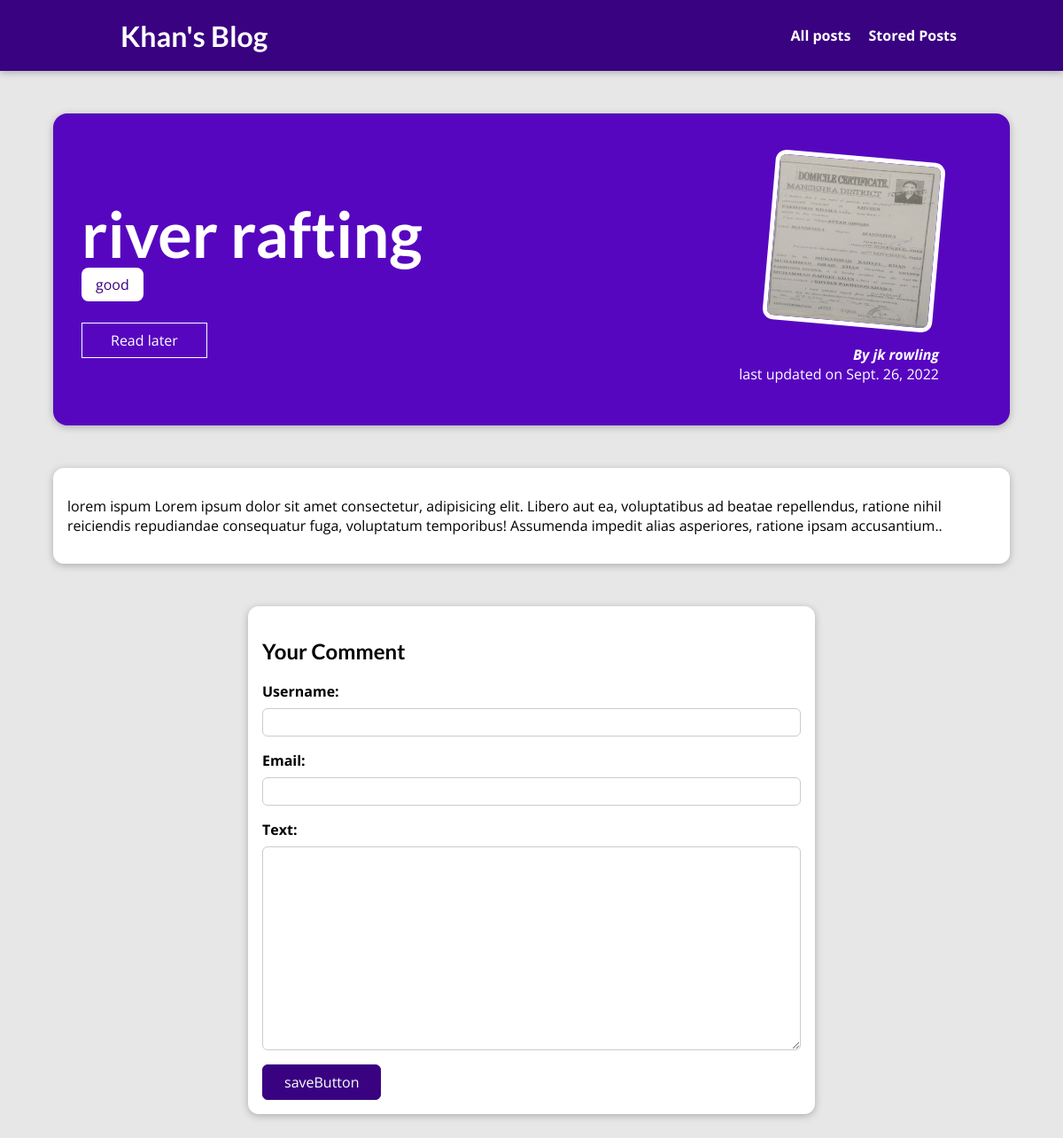
The page /blog/posts/river-rafting on the database its author committed.
### blog/models.py (models this page shows, shortened)
class Post(models.Model):
    title=models.CharField(max_length=100)
    excerpt=models.CharField(max_length=200)
    image= models.ImageField(upload_to ="posts", null= True)
    date=models.DateField(auto_now=True)
    slug= models.SlugField(unique=True,db_index=True)
    content=models.TextField(validators=[MinLengthValidator(10)])
    author= models.ForeignKey(Author, on_delete=models.SET_NULL, null=True, related_name='posts')
    tag=models.ManyToManyField(Tag)

class Tag(models.Model):
    caption=models.CharField(max_length=100)

class Author(models.Model):
    first_Name= models.CharField(max_length=30)
    last_name= models.CharField(max_length=30)
    email_adress=models.EmailField()
    def full_name(self):
        return f" {self.first_Name} {self.last_name}"
    def __str__(self):
        return self.full_name()

### blog/views.py (the view, shortened to what this page needs)
# urls.py: path("posts/<slug:slug>",views.PostDetail.as_view(),name="posts-detail"),
class PostDetail(View):
    def is_stored_post(self ,request,post_id ):
        stored_post= request.session.get("stored_post")
        if stored_post is not None:
            is_savedfor_later= post_id in stored_post
        else:
            is_savedfor_later=False
        return is_savedfor_later
    def get(self, request, slug):
        post= Post.objects.get(slug= slug)
        context={
            "post":post,
            "post_tags":post.tag.all(),
            "comment_form": CommentForm(),
            "savedforlater": self.is_stored_post(request, post.id)
        }
        return render(request, "blog/post-detail.html",context)

### blog/forms.py
class CommentForm(forms.ModelForm):
    class Meta:
        model=Comment
        exclude=["post"]
        label={
            "user":"your name",
            "email":"your email",
            "text":"YOUR COMMENT"
        }

### blog/templates/blog/post-detail.html (shortened to what this page needs)
{% extends 'base.html' %}
{%load static%}
 {%block css_files%}
  <link rel= "stylesheet" href="{% static "blog/post-detail.css" %}"/>
 {%endblock%}
  {%block content%}
   <section id = "summary">
    <h2> {{post.title}}</h2>
    <div>
     {%for tag in post_tags%}
      <span class = "tag"> {{tag.caption}}</span>
     {%endfor%}
    </div>
    <div id = "read-later">
        <form action="{%url "read-later"%}" method="POST">
            <button>
                {%if savedforlater %}
                 Remove from "Read Later"
                {%else%}
                 Read later
                {%endif%}
            </button>
        </form>
    </div>
    <article>
     <img src="{{post.image.url}}" alt="{{post.title}}"/>
     <address>By <a href="mailto:{{post.author.email_adresss}}" > {{post.author}}</a></address>
     <div> last updated on {{post.date}}</div>
    </article>
   </section>
   <main>
    <p> {{post.content}}.</p>
   </main>
   <section id= "comment-form">
     <h2>Your Comment  </h2>
     <form action= "{% url "posts-detail"  post.slug%} " method="POST" >
        {% for form_field in comment_form %}
          <div class= "form-control">
            {{form_field.label_tag}}
            {{form_field}}
          </div>
        {%endfor%}
        <button>saveButton</button>
     </form>
    </section>
  {%endblock%}

### my_site/static/app.css (style rules this page uses)
* { box-sizing: border-box; }
html { font-family: 'Open Sans', 'Lato', sans-serif; }
body { margin: 0; }
h1, h2, h3 { font-family: 'Lato', sans-serif; font-weight: bold; }

### blog/static/blog/post-detail.css (style rules this page uses)
body { background-color: #e7e7e7; }
#summary { margin: 8rem auto 3rem auto; padding: 2rem; width: 90%; max-width: 90rem; border-radius: 16px; background-color: #5706c0; position: relative; box-shadow: 0 2px 8px rgba(0, 0, 0, 0.25); height: 22rem; }
#summary h2 { color: white; font-size: 4.5rem; margin-bottom: 0.25rem; }
#summary article { position: absolute; top: 2rem; right: 3rem; padding: 1rem 2rem; border-radius: 12px; text-align: right; color: white; }
#summary article img { width: 12rem; height: 12rem; border-radius: 12px; transform: rotateZ(5deg); border: 5px solid white; margin-bottom: 1rem; }
#summary address { font-weight: bold; }
#summary a { color: white; text-decoration: none; }
#read-later { margin:2rem 0; }
#read-later button { background-color: transparent; border: 1px solid white; padding: 0.5rem 2rem; font: inherit; color: white; cursor: pointer; }
main { width: 90%; max-width: 90rem; margin: 3rem auto; background-color: white; padding: 1rem; border-radius: 12px; box-shadow: 0 2px 8px rgba(0, 0, 0, 0.25); }
.tag { background-color: white; color: #390281; padding: 0.5rem 1rem; border-radius: 8px; }
#comment-form { margin: 3rem auto; width: 90%; max-width: 40rem; border-radius: 12px; background-color: white; box-shadow: 0 2px 8px rgba(0, 0, 0, 0.25); padding: 1rem; }
#comment-form button { font: inherit; background-color: #390281; color: white; border: 1px solid #390281; padding: 0.5rem 1.5rem; border-radius: 6px; cursor: pointer; }
.form-control { margin-bottom: 1rem; }
.form-control label { font-weight: bold; margin-bottom: 0.5rem; display: block; }
.form-control input, .form-control textarea { display: block; width: 100%; font: inherit; padding: 0.25rem; border-radius: 6px; border: 1px solid #ccc; }

### rows shown on the page
Post: title "river rafting", image (picture), author "jk rowling", date "Sept. 26, 2022", content "lorem ispum Lorem ipsum dolor sit amet consectetur, adipisicing elit. Libero aut ea, voluptatibus ad beatae repellendus, ratione nihil reiciendis repudiandae consequatur fuga, voluptatum temporibus! Assumenda impedit alias asperiores, ratione ipsam accusantium."
Tag: caption "good"
